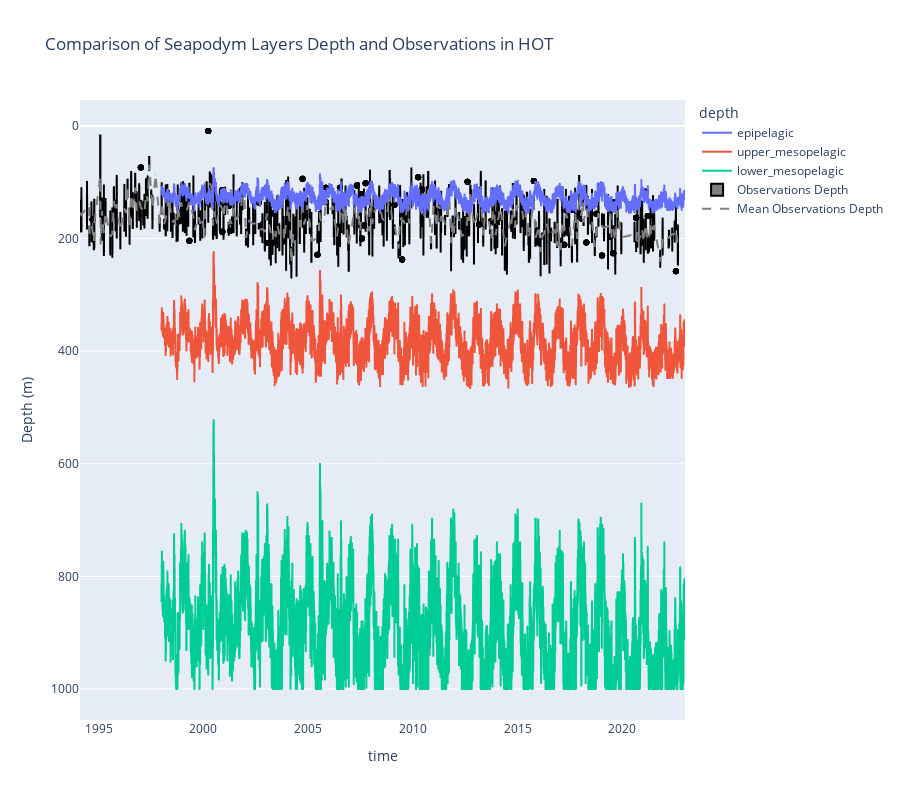

Notebook cell for this chart:
### Markdown cell above
## Plot

### Code cell
fig = px.line(
    layers_depth,
    x="time",
    y="pelagic_layer_depth",
    color="depth",
    title="Comparison of Seapodym Layers Depth and Observations in HOT",
)


fig.add_trace(
    go.Box(
        x=raw_data["week"],
        y=raw_data["depth"],
        marker=dict(color="black"),
        name="Observations Depth",
    )
)

# add a dash line between mean depth of the raw data
mean_depth = raw_data.groupby("week")["depth"].mean().reset_index()
fig.add_trace(
    go.Scatter(
        x=mean_depth["week"],
        y=mean_depth["depth"],
        mode="lines",
        line=dict(color="grey", dash="dash"),
        name="Mean Observations Depth",
    )
)


# swap the y-axis top and bottom
fig.update_yaxes(autorange="reversed")
# update size
fig.update_layout(height=800)
# update y label
fig.update_yaxes(title="Depth (m)")

fig.show()

### Figure 1 — Plotly figure (JSON) as saved in the notebook; plotly's stock layout.template omitted (floating-point values rounded to 4 significant figures; data arrays with more than 128 entries replaced by an {"elided": "..."} marker saying what was removed)
{"data": [{"hovertemplate": "depth=epipelagic<br>time=%{x}<br>pelagic_layer_depth=%{y}<extra></extra>", "legendgroup": "epipelagic", "line": {"color": "#636efa", "dash": "solid"}, "marker": {"symbol": "circle"}, "mode": "lines", "name": "epipelagic", "showlegend": true, "type": "scattergl", "x": {"elided": "9131 str values"}, "xaxis": "x", "y": {"elided": "9131 float values"}, "yaxis": "y"}, {"hovertemplate": "depth=upper_mesopelagic<br>time=%{x}<br>pelagic_layer_depth=%{y}<extra></extra>", "legendgroup": "upper_mesopelagic", "line": {"color": "#EF553B", "dash": "solid"}, "marker": {"symbol": "circle"}, "mode": "lines", "name": "upper_mesopelagic", "showlegend": true, "type": "scattergl", "x": {"elided": "9131 str values"}, "xaxis": "x", "y": {"elided": "9131 float values"}, "yaxis": "y"}, {"hovertemplate": "depth=lower_mesopelagic<br>time=%{x}<br>pelagic_layer_depth=%{y}<extra></extra>", "legendgroup": "lower_mesopelagic", "line": {"color": "#00cc96", "dash": "solid"}, "marker": {"symbol": "circle"}, "mode": "lines", "name": "lower_mesopelagic", "showlegend": true, "type": "scattergl", "x": {"elided": "9131 str values"}, "xaxis": "x", "y": {"elided": "9131 float values"}, "yaxis": "y"}, {"marker": {"color": "black"}, "name": "Observations Depth", "type": "box", "x": {"elided": "9348 str values"}, "y": {"elided": "9348 int values"}}, {"line": {"color": "grey", "dash": "dash"}, "mode": "lines", "name": "Mean Observations Depth", "type": "scatter", "x": {"elided": "306 str values"}, "y": {"elided": "306 float values"}}], "layout": {"height": 800, "legend": {"title": {"text": "depth"}, "tracegroupgap": 0}, "title": {"text": "Comparison of Seapodym Layers Depth and Observations in HOT"}, "xaxis": {"anchor": "y", "domain": [0, 1], "title": {"text": "time"}}, "yaxis": {"anchor": "x", "autorange": "reversed", "domain": [0, 1], "title": {"text": "Depth (m)"}}}}
